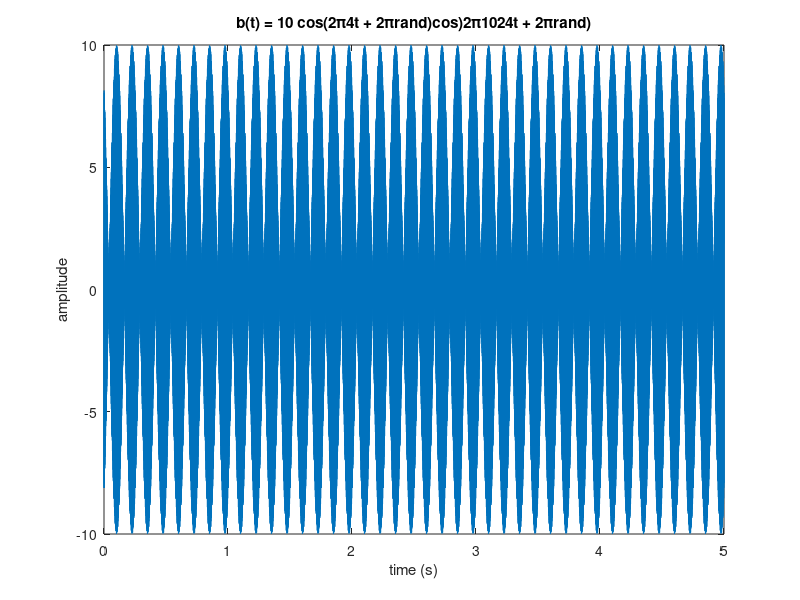

Reproduce this figure in MATLAB. (Note: this script raises an error after producing the figure.)
clear; close all; clc;
%% 2.1 Beat Notes and Frequency Resolution

% x(t) = B cos(2πf_∆t + φ_∆)cos)2πf_ct + φ_c)

% x(t) = A_1 cos(2πf_1t + φ_1) + A_2 cos(2πf_2t + φ_2)

%% 2.1.1 MATLAB Code for Beat Signals

% b(t) = 10 cos(2π4t + 2πrand)cos)2π1024t + 2πrand)

Amp = 10; %-- B in equation above
fc = 1024; %-- center frequency
phic = 2*pi*rand; %-- phase of 2nd sinusoid (random)
fDelta = 4; %-- modulating frequency
phiDelta = 2*pi*rand; %-- phase of 1st sinusoid (random)
tStart = 0; %-- starting time (secs)
tStop = 5; %-- ending time (secs)
fSamp = 8000; %-- sampling rate (Hz)
%
tt = tStart:(1/fSamp):tStop; %-- vector of times
xx = Amp*cos(2*pi*fc*tt+phic).*cos(2*pi*fDelta*tt+phiDelta);

%% 2.1.2 Beat Notes Spectograms

%% 2.1.2(a)

figure
plot(tt,xx)
title('b(t) = 10 cos(2π4t + 2πrand)cos)2π1024t + 2πrand)')
ylabel('amplitude')
xlabel('time (s)')

%% 2.1.2(b)

% spectrum lines = f_c ± f_∆
spectrum_lines = [fc - fDelta; fc + fDelta]; % = [1020 1028]

%% 2.1.2(c)

L_sect = 256;

figure
plotspec(xx,fSamp,L_sect); colorbar, grid on, zoom on
title('Beat note: L_{sect} = 256')
ylabel('Frequency (Hz)')
xlabel('t')

% There is not enough resolution to see two distinct spectrum lines. Even
% when zoomed in, there is not enough data to observe two spectrum lines.

%% 2.1.2(d)

L_sect (2:5) = [512 1024 2048 4192]; % tested these values for L_sect

figure
plotspec(xx,fSamp,3500); colorbar, grid on, zoom on
title('Beat note: L_{sect} = 3500')
ylabel('Frequency (Hz)')
xlabel('t')

% confirmed that at L_sect = 3500, we can still observe two spectrum lines
% when zoomed in. The spectrum values found in part (b) are correct.

T_sect = 3500 / fSamp; % = 0.4375 s

%% 2.1.3 Inverse Relationship: Section Length vs. Frequency Resolution

%% 2.1.3(a)

% |f_1 - f_2| = C / T_sect

% C = T_sect * |f_1 - f_2|

C = T_sect * abs(spectrum_lines(1) - spectrum_lines(2)); % = 3.5

%% 2.1.3(b)

fDeltaNew = 16;
xxNew = Amp*cos(2*pi*fc*tt+phic).*cos(2*pi*fDeltaNew*tt+phiDelta);

new_spectrum_lines = [fc - fDeltaNew; fc + fDeltaNew];
% T_sect = c / |f_1 - f_2|
predicted_T_sect = C / abs(new_spectrum_lines(1) - new_spectrum_lines(2));
% = 0.1094

% L_sect = T_sect * fs
predicted_L_sect = predicted_T_sect * fSamp; % = 875

figure
plotspec(xxNew,fSamp,L_sect(3)); colorbar, grid on, zoom on
title('Beat note')
ylabel('Frequency (Hz)')
xlabel('t')

% tested L_sect values as before (256, 512, 1024), able to see two lines at
% L_sect(3) = 1024

figure
plotspec(xxNew,fSamp,predicted_L_sect); colorbar, grid on, zoom on
title('Beat note: L_{sect} = 875')
ylabel('Frequency (Hz)')
xlabel('t')

% plotted with predicted_L_sect, able to observe two spectrum lines at the
% new spectrum values of 1008 and 1040 when zoomed in